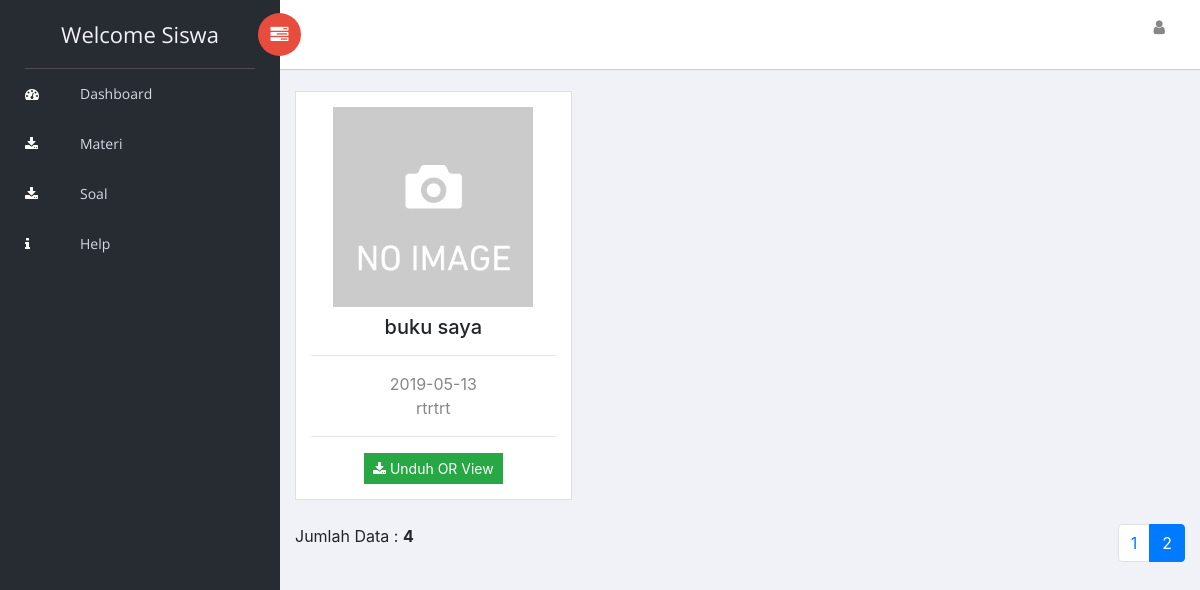
The app's page /siswa/materi/data.php?hal=2 (signed in) with its own data.
### tables this page shows
CREATE TABLE `upload_materi` (
  `id_upload` varchar(50) NOT NULL,
  `judul` varchar(50) NOT NULL,
  `link` varchar(191) DEFAULT NULL,
  `file` varchar(191) DEFAULT NULL,
  `id_guru` varchar(50) NOT NULL,
  `kelas` int(50) NOT NULL,
  `gambar` varchar(50) DEFAULT NULL,
  `keterangan` text NOT NULL,
  `tgl_upload` date NOT NULL
);

### siswa/materi/data.php (the view)
<?php include_once '../header.php';
 ?>
<div class="row">
	<?php
	$idsiswa=$_SESSION['siswa'];
		$batas=3;
		$hal=@$_GET['hal'];
		if (empty($hal)) {
		$posisi=0;
		$hal=1;
		}
		else{
			$posisi=($hal-1)*$batas;
		}
	$datasiswa=mysqli_query($con,"select * from siswa where NIS='$idsiswa' ");
	$siswa=mysqli_fetch_array($datasiswa);
	$kelas=$siswa['kelas'];
	$downloadmateri=mysqli_query($con,"select * from upload_materi where kelas='$kelas'  order by id_upload desc  lIMIT $posisi,$batas ");
	foreach ($downloadmateri as $materi) {
	 ?>
 <div class="col-md-4">
	    <div class="card">
	        <div class="card-body">
	            <div class="mx-auto d-block">
	            	<?php
	            		if (is_null($materi['gambar']) or empty($materi['gambar'])) {
	            			?>
	            			 <img class=" mx-auto d-block" src="../images/noimage.png" alt="Card image cap" height="200px">
	            			<?php
	            		}
	            		else{
	            		?>
	            		  <img class=" mx-auto d-block" src="../../guru/file/gambar/<?php echo $materi['gambar']?>" alt="Card image cap" height="200px">
	            		<?php
	            	}
	            	 ?>
	                <h5 class="text-sm-center mt-2 mb-1"><?php echo $materi['judul']; ?></h5>
	                <div class="location text-sm-center">
	                <hr>
	                <p><?php echo $materi['tgl_upload']; ?><br><?php echo $materi['keterangan']; ?></p>
	            </div>
	            <hr>
	            <div class="card-text text-sm-center">
	               <a href="unduh.php?id=<?=$materi['id_upload']?>" target="_blank" class="btn btn-sm btn-success"><i class="fa fa-download"></i> Unduh OR View</a></div>
	            </div>
	        </div>
	    </div>
	</div>
<?php
}
	  ?>
	  </div>
	  <div style="float: left;">
 					<?php
 						$jml=mysqli_num_rows(mysqli_query($con,"select * from upload_materi where kelas='$kelas'"));
 					echo "Jumlah Data : <b>$jml</b>";
 					 ?>
 				</div>
 					<nav aria-label="Page navigation example">
 					<ul class="pagination" style="float: right;">
 						<?php
 						$jmlal=ceil($jml/$batas);
 						for ($i=1;$i<=$jmlal;$i++) {
 							if ($i != $hal) {
 							echo " <li class=\"page-item\"><a class=\"page-link\" href=\"?hal=$i\">$i</a></li>";
 							}
 							else{
 								echo "<li class=\"active page-item\"><a class=\"page-link\"> $i</a></li>";
 							}
 						}
 						 ?>
 					</ul>
 				</nav>
<?php include_once '../footer.php' ?>

### records on screen
upload_materi: judul "buku saya", tgl_upload "2019-05-13", keterangan "rtrtrt"

### other values on screen
$jml "4"
